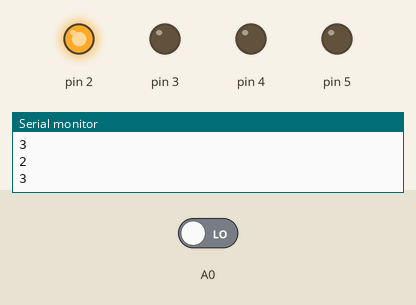
The sketch below on a simulated Arduino Uno, built with avr-gcc and run on an emulated ATmega328P. On the bench: output pins drawn as LEDs (lit = HIGH), the last lines printed to the serial monitor. Inputs (shaded band) come from the test bench; at power-on: A0 LOW. Random numbers use the default seed unless the sketch sets one; pins used as bus, display or sensor lines are not drawn.

Above: at 2.8 s.
2.9 s: A0 driven HIGH
4.4 s: A0 driven LOW
At 6.4 s:
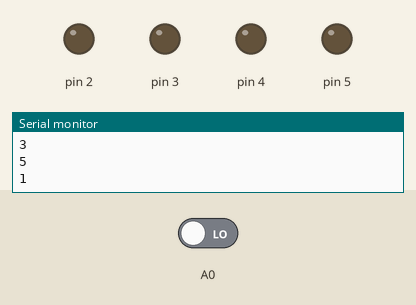
At 8.7 s:
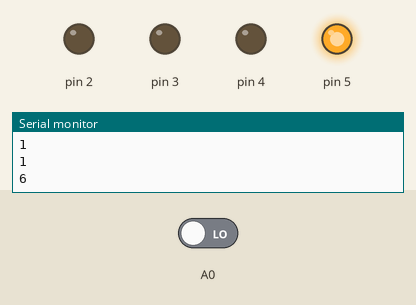
Timing chart, 0 to 19.9 s (numbered marks = the images above; inputs shaded):
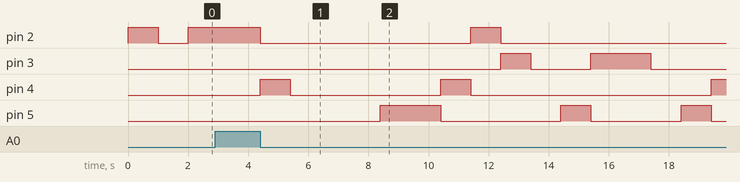

The sketch:

4-4.ino
```cpp
#define key1 digitalRead(A0)
void setup() {
  // put your setup code here, to run once:
pinMode(A0 , INPUT);
for(int i = 0 ; i <= 5 ; i ++){
  pinMode(i , OUTPUT);
}
randomSeed(analogRead(A0));
Serial.begin(9600);
}

void loop() {
  if(key1 == 0){
    int random1 = random(1 , 7);
    for(int i = 0 ; i <= 5 ; i++){
      digitalWrite (i ,  LOW);
    }
    digitalWrite(random1 - 1 , HIGH);
    Serial.println(random1);
    delay(1000);
  }
}
```

Measured:
- after the input at 2.9 s, every drawn part: stays the same
- after the input at 4.4 s, pin 2: HIGH → LOW at once, → HIGH 7.0 s later, → LOW 1.0 s later; pin 3: LOW → HIGH after 8.0 s, → LOW 1.0 s later, → HIGH 2.0 s later, → LOW 2.0 s later
